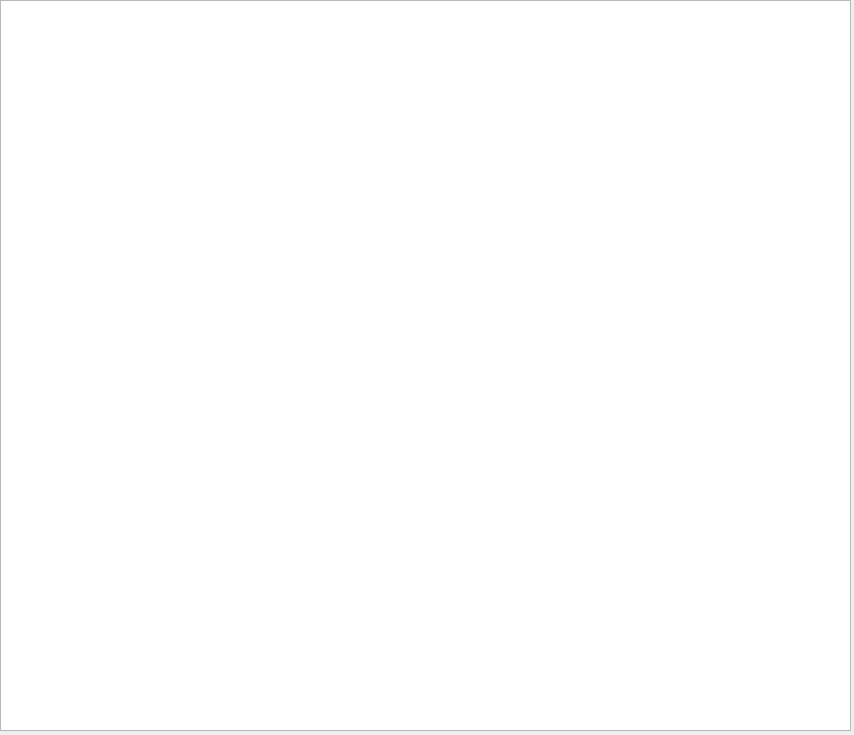
<?xml version="1.0" encoding="UTF-8"?>
<ui version="4.0">
 <class>Form</class>
 <widget class="QWidget" name="Form">
  <property name="geometry">
   <rect>
    <x>0</x>
    <y>0</y>
    <width>854</width>
    <height>735</height>
   </rect>
  </property>
  <property name="windowTitle">
   <string>Form</string>
  </property>
  <widget class="QTextBrowser" name="textarea">
   <property name="geometry">
    <rect>
     <x>0</x>
     <y>0</y>
     <width>851</width>
     <height>731</height>
    </rect>
   </property>
  </widget>
 </widget>
 <resources/>
 <connections/>
</ui>
